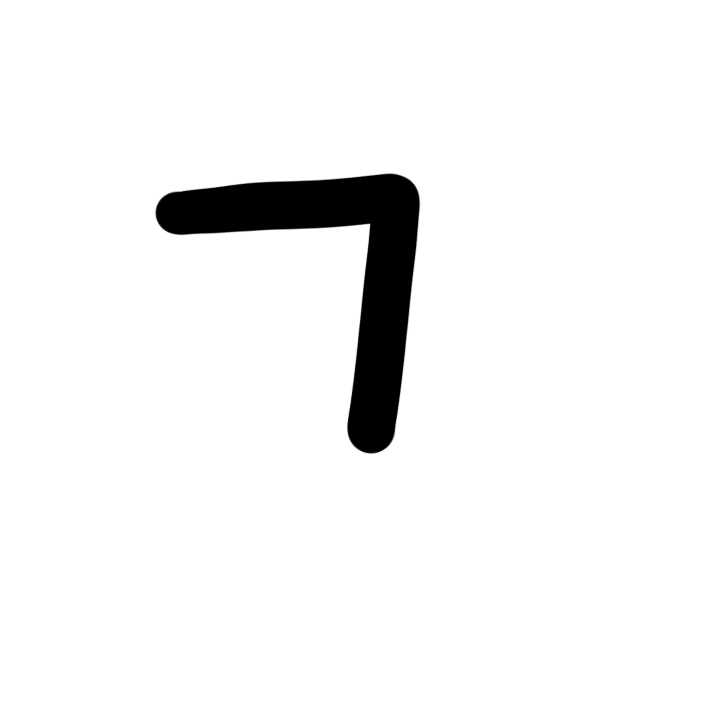
#> input picture images/input/1.PNG, 709 x 709 px
$ python main.py
#> lines starting #> are read from the running program, lines starting #| are printed output that depends on the picture
#> in run, image is the input picture: PIL image 709x709 RGBA; mean R, G, B, A 243.4, 243.4, 243.4, 255
### prepare.py
from PIL import Image, ImageChops, ImageOps
import os
import cv2
import numpy as np


root = "./images"


# 글자 가장자리 여백을 자르는 함수
def crop(image):
    # 이미지를 흑백으로 변환
    grayscale_image = image.convert("L")

    # 흰색 배경을 투명하게 설정 (255는 완전 흰색을 의미)
    inverted_image = ImageOps.invert(grayscale_image)
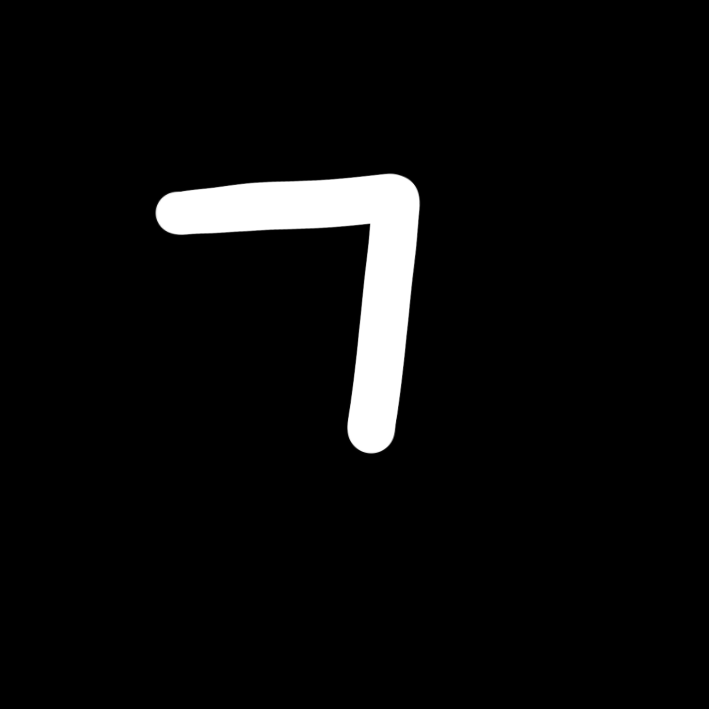
#> inverted_image: PIL image 709x709 L; min 0, max 255, mean 11.6

    # 이미지의 경계 상자 계산
    bbox = inverted_image.getbbox()
#> bbox = (155, 173, 421, 455)

    if bbox:
        return image.crop(bbox)
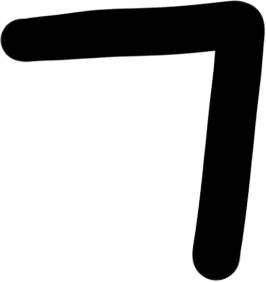
#> returned value: PIL image 266x282 RGBA; mean R, G, B, A 177.3, 177.3, 177.3, 255
    else:
        print("crop fail")
        return image


# 흰 배경을 투명화시키는 함수
def transparent(image):
    image = image.convert("RGBA")
    data = image.getdata()

    new_data = []
    cut_off = 150

    for datum in data:
        if datum[0] >= cut_off and datum[1] >= cut_off and datum[2] >= cut_off:
            new_data.append((255, 255, 255, 0))
        else:
            new_data.append(datum)
#> after the loop, new_data = 75012 items

    image.putdata(new_data)
#> image: PIL image 266x282 RGBA
    return image


def rescale_image_width(image, rescale_width, rescale_height):
#> called with rescale_width = 20, rescale_height = 20
    width, height = image.size
#> width = 266; height = 282
    new_width = int(rescale_width)
    new_height = int(rescale_height)
    return image.resize((new_width, new_height), Image.LANCZOS)
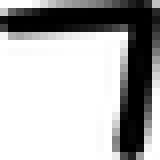
#> returned value: PIL image 20x20 RGBA (shown 8 times larger); mean R, G, B, A 4.3, 4.3, 4.3, 78.6; transparent parts drawn white


# [88 lines left out: functions rescale_image_ratio, transletters, not called in this run]


def run():
    for i in range(1, 41):
        # 이미지 파일 읽기
        image = Image.open(root + "/input/" + str(i) + ".PNG")

        # 가장자리 여백 자르기
        image = crop(image)

        # 흰 배경 투명화
        image = transparent(image)

        # 사이즈 조정
        rescale_image_width(image, 20, 20)
        image.save(root + "/crop/" + str(i) + ".PNG")

### main.py
import prepare
import jamo1
import jamo2
import jamo3
import images
import os

image_size = 30

def run():
    try:
        # 1. 이미지 전처리 (크롭 & 배경 없애기)
        prepare.run()

        # 2. 조합
        jamo1.run()
        jamo2.run()
        jamo3.run()

        # 3. 이미지 크기 조정
        prepare.transletters()

        # 4. 이미지 병합
        folder = './images/letters2'
        image_paths = [os.path.join(folder, f)
                       for f in os.listdir(folder) if f.endswith('.PNG')]
        image_paths = sorted(image_paths)
        images.concat_images(image_paths, (image_size, image_size), (84, 133))

        # 5. TTF 폰트 생성
        images.png_to_ttf(image_size, image_size)

        # 6. TTF 파일 저장

    except Exception as e:
        print(str(e))

if __name__ == '__main__':
    run()
